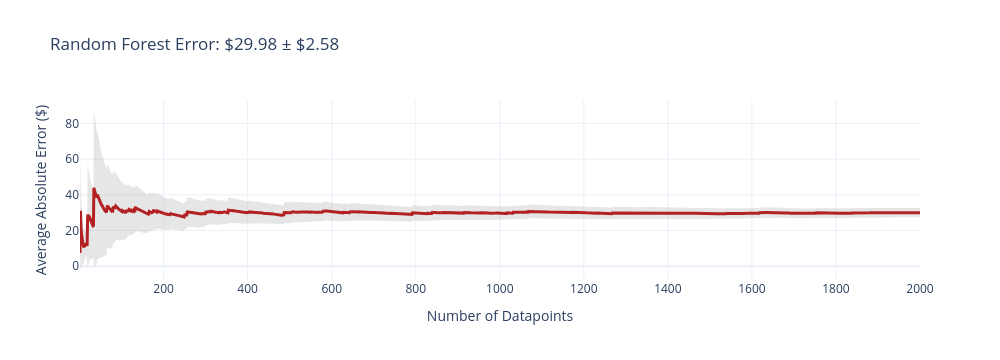
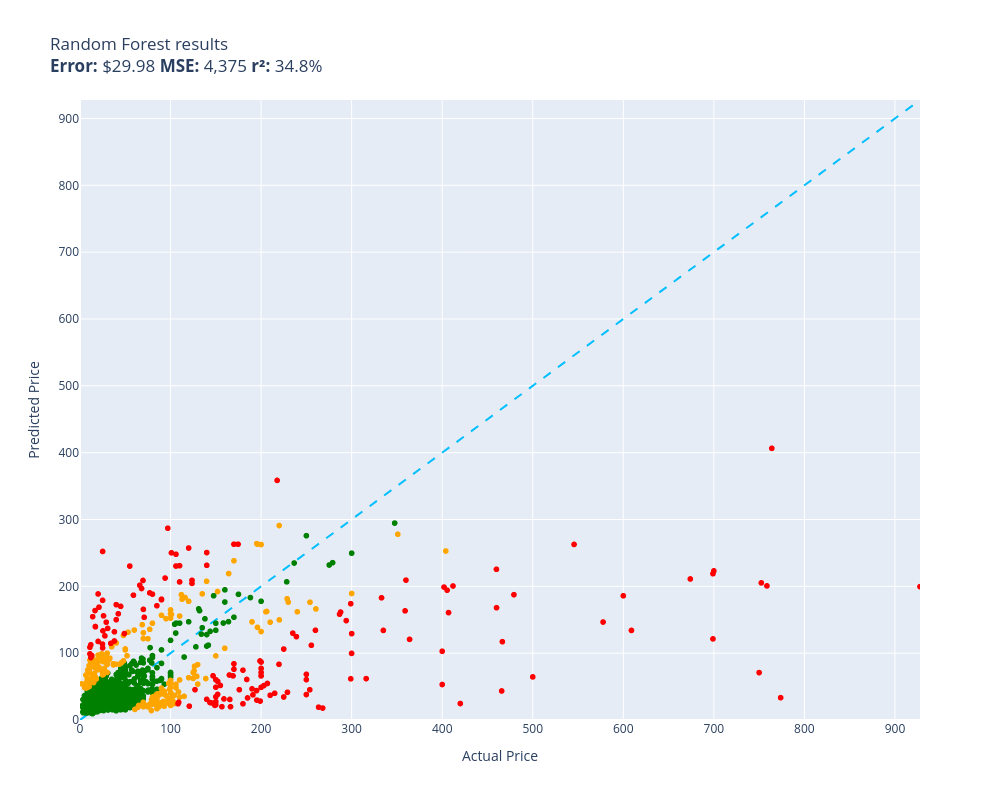

Write notebook code for charts like these, in order.
### Code cell
# Evaluation
evaluate(random_forest, test)

### Figure 1 — Plotly figure (JSON) as saved in the notebook; plotly's stock layout.template omitted (floating-point values rounded to 4 significant figures; data arrays with more than 128 entries replaced by an {"elided": "..."} marker saying what was removed)
{"data": [{"fill": "toself", "fillcolor": "rgba(128,128,128,0.2)", "hoverinfo": "skip", "line": {"color": "rgba(255,255,255,0)"}, "name": "95% CI", "showlegend": false, "type": "scatter", "x": {"elided": "4000 int values"}, "y": {"elided": "4000 float values"}}, {"customdata": {"elided": "2000x1 float values"}, "hovertemplate": "n=%{x}<br>Avg Error=$%{y:,.2f}<br>±95% CI=$%{customdata[0]:,.2f}<extra></extra>", "line": {"color": "firebrick", "width": 3}, "mode": "lines", "name": "Cumulative Avg Error", "type": "scatter", "x": {"elided": "2000 int values"}, "y": {"elided": "2000 float values"}}], "layout": {"height": 360, "showlegend": false, "title": {"text": "Random Forest Error: $29.98 ± $2.58"}, "width": 1000, "xaxis": {"title": {"text": "Number of Datapoints"}}, "yaxis": {"title": {"text": "Average Absolute Error ($)"}}}}

### Figure 2 — Plotly figure (JSON) as saved in the notebook; plotly's stock layout.template omitted (floating-point values rounded to 4 significant figures; data arrays with more than 128 entries replaced by an {"elided": "..."} marker saying what was removed)
{"data": [{"customdata": {"elided": "1646x1 str values"}, "hovertemplate": "%{customdata[0]}<extra></extra>", "legendgroup": "green", "marker": {"color": "green", "size": 6, "symbol": "circle"}, "mode": "markers", "name": "green", "showlegend": true, "type": "scattergl", "x": {"elided": "1646 float values"}, "xaxis": "x", "y": {"elided": "1646 float values"}, "yaxis": "y"}, {"customdata": {"elided": "198x1 str values"}, "hovertemplate": "%{customdata[0]}<extra></extra>", "legendgroup": "orange", "marker": {"color": "orange", "size": 6, "symbol": "circle"}, "mode": "markers", "name": "orange", "showlegend": true, "type": "scattergl", "x": {"elided": "198 float values"}, "xaxis": "x", "y": {"elided": "198 float values"}, "yaxis": "y"}, {"customdata": {"elided": "156x1 str values"}, "hovertemplate": "%{customdata[0]}<extra></extra>", "legendgroup": "red", "marker": {"color": "red", "size": 6, "symbol": "circle"}, "mode": "markers", "name": "red", "showlegend": true, "type": "scattergl", "x": {"elided": "156 float values"}, "xaxis": "x", "y": {"elided": "156 float values"}, "yaxis": "y"}, {"hoverinfo": "skip", "line": {"color": "deepskyblue", "dash": "dash", "width": 2}, "mode": "lines", "name": "y = x", "showlegend": false, "type": "scatter", "x": [0, 927.6], "y": [0, 927.6]}], "layout": {"height": 800, "legend": {"title": {"text": "color"}, "tracegroupgap": 0}, "showlegend": false, "title": {"text": "Random Forest results<br><b>Error:</b> $29.98 <b>MSE:</b> 4,375 <b>r²:</b> 34.8%"}, "width": 1000, "xaxis": {"anchor": "y", "domain": [0, 1], "range": [0, 927.6], "title": {"text": "Actual Price"}}, "yaxis": {"anchor": "x", "domain": [0, 1], "range": [0, 927.6], "title": {"text": "Predicted Price"}}}}
